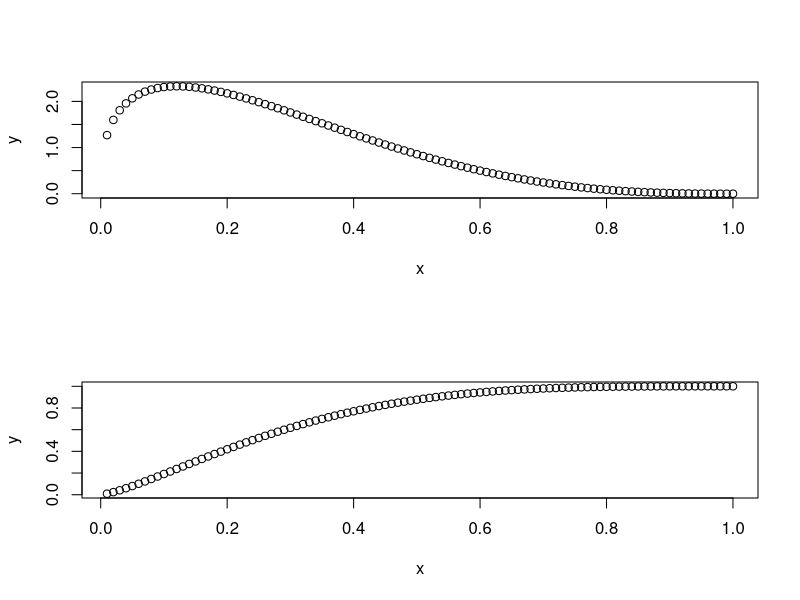

Source code (R):
## ---- chunk 1
rm(list=ls())

## ---- chunk 2
estBetaParams <- function(mu, variance) {
  alpha <- ((1 - mu) / variance - 1 / mu) * mu ^ 2
  beta <- alpha * (1 / mu - 1)
  return(params = list(alpha = alpha, beta = beta))
}

## ---- chunk 3
mu=0.27
variance=0.0324
betas <- estBetaParams(mu, variance)
betas
## ---- chunk 4
alpha <- betas$alpha
beta <- betas$beta
mu_check = alpha/(alpha+beta)
mu_check
variance_check = alpha*beta/((alpha+beta)^2*(alpha+beta+1))
variance_check

abs(mu-mu_check)<1E-4
abs(variance-variance_check)<1E-4
## ---- chunk 5
sample=rbeta(1E6, shape1=betas$alpha, shape2=betas$beta)
mean(sample)
var(sample)
## ---- chunk 6
x=1:100/100
y=dbeta(x, shape1=betas$alpha, shape2=betas$beta)
par(mfrow=c(2,1))
plot(x, y)
y=pbeta(x, shape1=betas$alpha, shape2=betas$beta)
plot(x, y)

